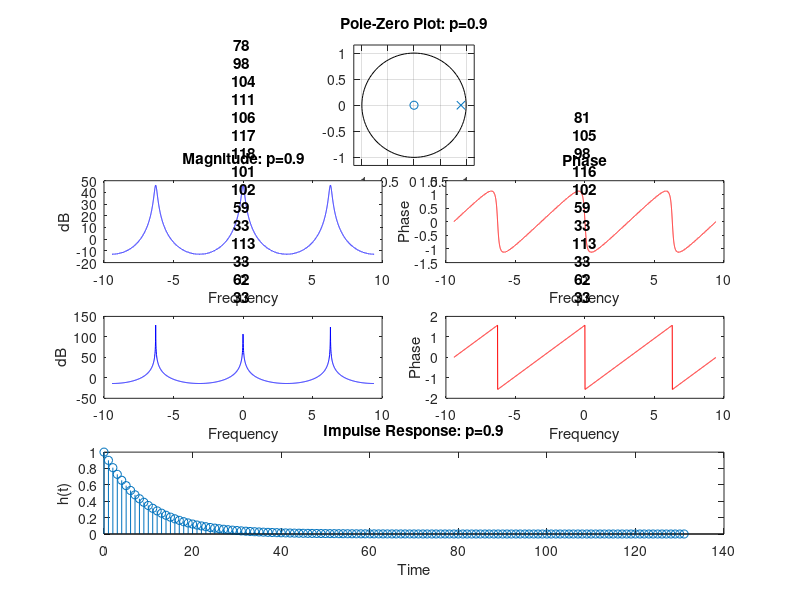

Source code (MATLAB):
function y=poleplot()

	p=0.9;
	b = [1];
	a = [1 -p];

	for i=-10:10

		subplot(3,4,[1,2,3,4])
		zplane(b,a)
		title("Pole-Zero Plot: p=0.9")

		[H w] = freqz(b, a, -3*pi:1/1000:3*pi);
		subplot(4,4,[5,6]);
		plot(w, 20.*log(abs(H)), 'b');
		xlabel("Frequency")
		ylabel("dB")
		title("Magnitude: p=0.9");
		subplot(4,4,[7,8]);
		plot(w, angle(H), 'r');
		xlabel("Frequency")
		ylabel("Phase")
		title("Phase");

		p = i/10;
		anew = [1 -p];
		[H w] = freqz(b,anew, -3*pi:0.01:3*pi);

		subplot(4,4,[9,10]);
		plot(w, 20.*log(abs(H)), 'b');
		xlabel("Frequency")
		ylabel("dB")
		title("Magnitude: p = "+p);
		subplot(4,4,[11,12]);
		plot(w, angle(H), 'r');
		xlabel("Frequency")
		ylabel("Phase")
		title("Phase: p = "+p);

		subplot(4,4,[13,16]);
		[h t] = impz(b,a);
		stem(t, h);
		title("Impulse Response: p=0.9")
		xlabel("Time")
		ylabel("h(t)")

		pause(1);
	end
end
